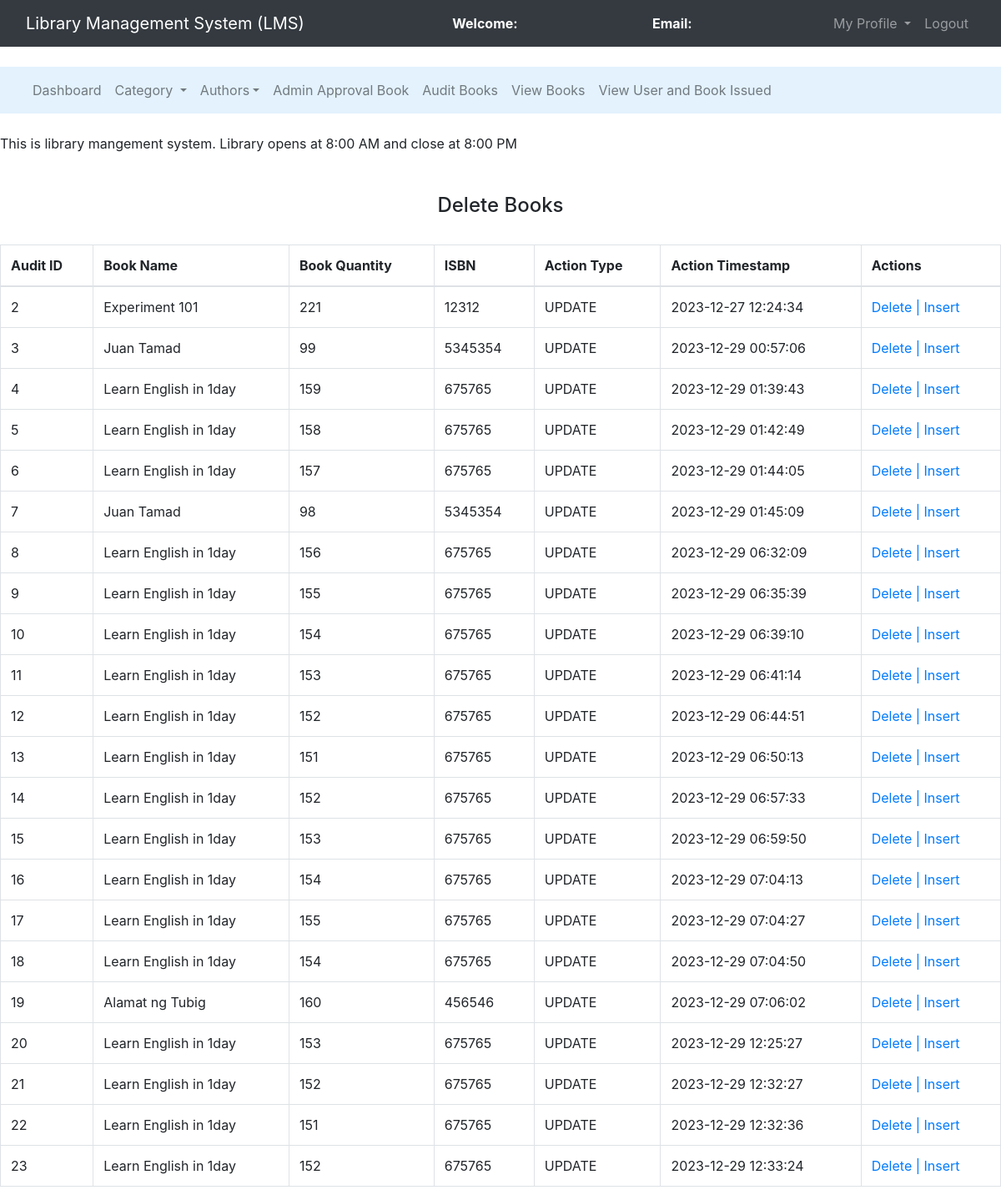
Page /admin/update_audit_books.php on the committed database.
### tables this page shows
CREATE TABLE `update_audit` (
  `audit_id` int(11) NOT NULL,
  `book_id` int(11) DEFAULT NULL,
  `book_name` varchar(255) DEFAULT NULL,
  `book_quantity` int(155) NOT NULL,
  `author_id` int(11) DEFAULT NULL,
  `cat_id` int(11) DEFAULT NULL,
  `ISBN` varchar(255) DEFAULT NULL,
  `action_type` varchar(50) DEFAULT NULL,
  `action_timestamp` timestamp NOT NULL DEFAULT current_timestamp(),
  `action_description` text DEFAULT NULL
);

### admin/update_audit_books.php (the view, shortened to what this page needs)
<?php
	$connection = mysqli_connect("localhost","root","");
$query = "SELECT * FROM update_audit";
$query_run = mysqli_query($connection, $query);
?>
<!DOCTYPE html>
<html>
<head>
	<link rel="stylesheet" type="text/css" href="../bootstrap-4.4.1/css/bootstrap.min.css">
</head>
<body>
	<nav class="navbar navbar-expand-lg navbar-dark bg-dark">
		<div class="container-fluid">
			<div class="navbar-header">
				<a class="navbar-brand" href="admin_dashboard.php">Library Management System (LMS)</a>
			</div>
			<font style="color: white"><span><strong>Welcome: <?php echo $_SESSION['name'];?></strong></span></font>
			<font style="color: white"><span><strong>Email: <?php echo $_SESSION['email'];?></strong></font>
		    <ul class="nav navbar-nav navbar-right">
		      <li class="nav-item dropdown">
	        	<a class="nav-link dropdown-toggle" data-toggle="dropdown">My Profile </a>
		      </li>
		      <li class="nav-item">
		        <a class="nav-link" href="../logout.php">Logout</a>
		      </li>
		    </ul>
		</div>
	</nav><br>
	<nav class="navbar navbar-expand-lg navbar-light" style="background-color: #e3f2fd">
		<div class="container-fluid">
		    <ul class="nav navbar-nav navbar-center">
		      <li class="nav-item">
		        <a class="nav-link" href="admin_dashboard.php">Dashboard</a>
		      <li class="nav-item dropdown">
	        	<a class="nav-link dropdown-toggle" data-toggle="dropdown">Category </a>
		      </li>
		      <li class="nav-item dropdown">
	        	<a class="nav-link dropdown-toggle" data-toggle="dropdown">Authors</a>
		      </li>
	          <li class="nav-item">
			  <a class="nav-link" href="admin_approval.php">Admin Approval Book</a>
		      </li>
              <li class="nav-item">
		        <a class="nav-link" href="audit_books.php">Audit Books</a>
		      </li>
			  <li class="nav-item">
		        <a class="nav-link" href="view_page.php">View Books</a>
		      </li>
			  </li>
                <li class="nav-item">
				<a class="nav-link" href="ViewUserBookIssued.php">View User and Book Issued</a>
		      </li>
		    </ul>
		</div>
	</nav><br>
	<span><marquee>This is library mangement system. Library opens at 8:00 AM and close at 8:00 PM</marquee></span><br><br>
    <center><h4>Delete Books</h4><br></center>
    <div class="row">
        <div class="col-md-12">
            <table class="table table-bordered table-hover">
                <thead>
                    <tr>
                        <th>Audit ID</th>
                        <th>Book Name</th>
						<th>Book Quantity</th>
                        <th>ISBN</th>
                        <th>Action Type</th>
                        <th>Action Timestamp</th>
                        <th>Actions</th>
                    </tr>
                </thead>
                <tbody>
                    <?php
                    while ($row = mysqli_fetch_assoc($query_run)) {
                        echo '<tr>';
                        echo '<td>' . $row["audit_id"] . '</td>';
                        echo '<td>' . $row["book_name"] . '</td>';
						echo '<td>' . $row["book_quantity"] . '</td>';
                        echo '<td>' . $row["ISBN"] . '</td>';
                        echo '<td>' . $row["action_type"] . '</td>';
                        echo '<td>' . $row["action_timestamp"] . '</td>';
                        echo '<td>';
                        echo '<a href="delete_audit_books.php?audit_id=' . $row["audit_id"] . '">Delete | </a>';
                        echo '<a href="audit_books.php?audit_id=' . $row["audit_id"] . '">Insert</a>';
                        echo '</td>';
                        echo '</tr>';
                    }
                    ?>
                </tbody>
            </table>
        </div>
    </div>
</body>
</html>

### rows in the picture
update_audit: audit_id "2", book_name "Experiment 101", book_quantity "221", ISBN "12312", action_type "UPDATE", action_timestamp "2023-12-27 12:24:34"
update_audit: audit_id "3", book_name "Juan Tamad", book_quantity "99", ISBN "5345354", action_type "UPDATE", action_timestamp "2023-12-29 00:57:06"
update_audit: audit_id "4", book_name "Learn English in 1day", book_quantity "159", ISBN "675765", action_type "UPDATE", action_timestamp "2023-12-29 01:39:43"
update_audit: audit_id "5", book_name "Learn English in 1day", book_quantity "158", ISBN "675765", action_type "UPDATE", action_timestamp "2023-12-29 01:42:49"
update_audit: audit_id "6", book_name "Learn English in 1day", book_quantity "157", ISBN "675765", action_type "UPDATE", action_timestamp "2023-12-29 01:44:05"
update_audit: audit_id "7", book_name "Juan Tamad", book_quantity "98", ISBN "5345354", action_type "UPDATE", action_timestamp "2023-12-29 01:45:09"
update_audit: audit_id "8", book_name "Learn English in 1day", book_quantity "156", ISBN "675765", action_type "UPDATE", action_timestamp "2023-12-29 06:32:09"
update_audit: audit_id "9", book_name "Learn English in 1day", book_quantity "155", ISBN "675765", action_type "UPDATE", action_timestamp "2023-12-29 06:35:39"
update_audit: audit_id "10", book_name "Learn English in 1day", book_quantity "154", ISBN "675765", action_type "UPDATE", action_timestamp "2023-12-29 06:39:10"
update_audit: audit_id "11", book_name "Learn English in 1day", book_quantity "153", ISBN "675765", action_type "UPDATE", action_timestamp "2023-12-29 06:41:14"
update_audit: audit_id "12", book_name "Learn English in 1day", book_quantity "152", ISBN "675765", action_type "UPDATE", action_timestamp "2023-12-29 06:44:51"
update_audit: audit_id "13", book_name "Learn English in 1day", book_quantity "151", ISBN "675765", action_type "UPDATE", action_timestamp "2023-12-29 06:50:13"
update_audit: audit_id "14", book_name "Learn English in 1day", book_quantity "152", ISBN "675765", action_type "UPDATE", action_timestamp "2023-12-29 06:57:33"
update_audit: audit_id "15", book_name "Learn English in 1day", book_quantity "153", ISBN "675765", action_type "UPDATE", action_timestamp "2023-12-29 06:59:50"
update_audit: audit_id "16", book_name "Learn English in 1day", book_quantity "154", ISBN "675765", action_type "UPDATE", action_timestamp "2023-12-29 07:04:13"
update_audit: audit_id "17", book_name "Learn English in 1day", book_quantity "155", ISBN "675765", action_type "UPDATE", action_timestamp "2023-12-29 07:04:27"
update_audit: audit_id "18", book_name "Learn English in 1day", book_quantity "154", ISBN "675765", action_type "UPDATE", action_timestamp "2023-12-29 07:04:50"
update_audit: audit_id "19", book_name "Alamat ng Tubig", book_quantity "160", ISBN "456546", action_type "UPDATE", action_timestamp "2023-12-29 07:06:02"
update_audit: audit_id "20", book_name "Learn English in 1day", book_quantity "153", ISBN "675765", action_type "UPDATE", action_timestamp "2023-12-29 12:25:27"
update_audit: audit_id "21", book_name "Learn English in 1day", book_quantity "152", ISBN "675765", action_type "UPDATE", action_timestamp "2023-12-29 12:32:27"
update_audit: audit_id "22", book_name "Learn English in 1day", book_quantity "151", ISBN "675765", action_type "UPDATE", action_timestamp "2023-12-29 12:32:36"
update_audit: audit_id "23", book_name "Learn English in 1day", book_quantity "152", ISBN "675765", action_type "UPDATE", action_timestamp "2023-12-29 12:33:24"
